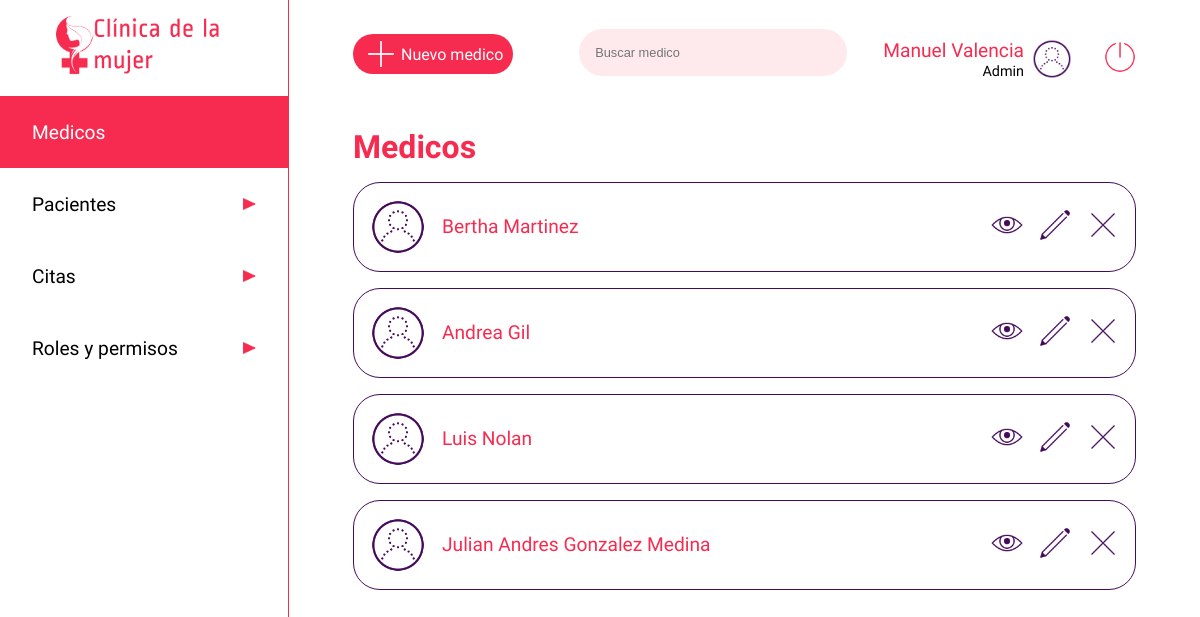
Before: /medico (signed in) with the older database file.
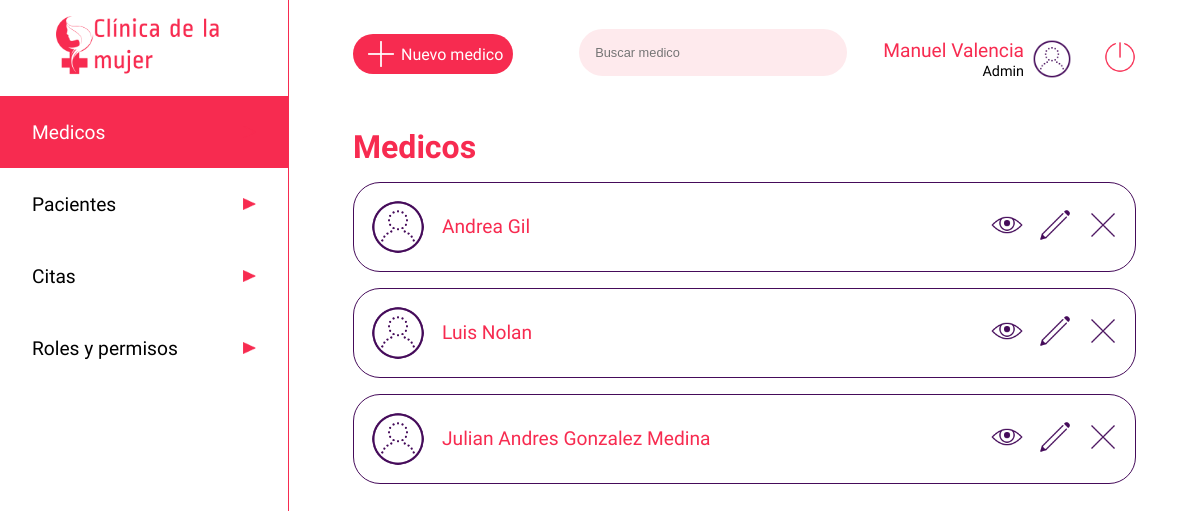
After: the same page with the newer database file.
### app.py (models this page shows, shortened)
class users(db.Model):
    __tablename__ = 'users'
    cedula = db.Column(db.Integer, primary_key=True)
    nombre=db.Column(db.String)
    apellido=db.Column(db.String)
    nacimiento=db.Column(db.String)
    eps=db.Column(db.String)
    email=db.Column(db.String, unique=True)
    telefono=db.Column(db.Integer)
    dir=db.Column(db.String)
    ciudad=db.Column(db.String)
    password=db.Column(db.String)
    rol =db.Column(db.String)
    especialidad = db.Column(db.String)
    estado = db.Column(db.Boolean)

### app.py (the view)
@app.route('/medico', methods=['GET'])
def medicouser():
    if 'usuarioIngresado' in session:
        medicos = users.query.filter_by(rol='medico')
        usuario = users.query.filter_by(cedula=int(session['usuarioIngresado'])).first()
        return render('medicos.html', listamedicos = medicos, row=usuario)
    else:
        return render('acceso-denegado.html')

### templates/medicos.html (shortened to what this page needs)
<!DOCTYPE html>
<html lang="es">
<head>
    <link rel="stylesheet" type="text/css" href="{{ url_for('static', filename='css/stylelist.css')}}">
</head>
<body>
    <header class="header">
        <a href="/dashboard" type="button" class="btn"><img src="{{ url_for('static', filename='images/iconoclinica.png')}}" class="logo" alt="Clinica de la mujer"></a>
        <nav>
            <ul class="menu">
                <li class="menuitems"><a href="/medico" class="menuselect"><span>Medicos</span><img src="{{ url_for('static', filename='images/triangulo.png')}}" class="flecha" alt=""></a></li>
                <li class="menuitems"><a href="/paciente" class="menulink"><span>Pacientes</span><img src="{{ url_for('static', filename='images/triangulo.png')}}" class="flecha" alt=""></a></li>
                <li class="menuitems"><a href="/listado-citas" class="menulink"><span>Citas</span><img src="{{ url_for('static', filename='images/triangulo.png')}}" class="flecha" alt=""></a></li>
                <li class="menuitems"><a href="/roles" class="menulink"><span>Roles y permisos</span><img src="{{ url_for('static', filename='images/triangulo.png')}}" class="flecha" alt=""></a></li>
            </ul>
        </nav>
    </header>
    <main class="main">
        <div class="searchuser2">
            <a href="/medico/new" class="newuser"><img src="{{ url_for('static', filename='images/plus_math_100px.png')}}"  class="profile" alt=""><span>Nuevo medico</span></a>
            <div>
                <input type="search" class="search" id="buscador" placeholder="Buscar medico">
                <div class="perfil">
                    <div>
                        <span class="nameuser">{{row.nombre}} {{row.apellido}}</span><br>
                        <span class="roluser">Admin</span>
                    </div>
                    <img src="{{ url_for('static', filename='images/test_account_100px.png')}}"  class="profile" alt="">
                    <a href="/logout" type="button" class="btn"><img src="{{ url_for('static', filename='images/off.png')}}" class="logout" alt="Cerrar sesion"></a>
                </div>
            </div>
        </div>
        <div class="cuerpo">
            <h1 class="titulo"><span style="color:#F72B50">Medicos</span></h1>
            <div>
                <ul id=tabla>
                    {% for data in listamedicos %}
                        {% if data.estado == 1 %}
                        <div class="contenedor_user" id=datos>
                            <div class="nom_img">
                                <img src="{{ url_for('static', filename='images/test_account_100px.png')}}" class="imgp" alt="">
                                <span class="nombre_user">{{data.nombre}} {{data.apellido}}</span>
                            </div>
                            <div class="contenedortbtn">
                                <a href="medico/{{data.cedula}}" ><img src="{{ url_for('static', filename='images/eye_100px.png')}}" class="btned" alt=""></a>
                                <a href="medico/{{data.cedula}}/editar"><img src="{{ url_for('static', filename='images/edit_100px.png')}}" class="btned" alt=""></a>
                                <a href="medico/{{data.cedula}}/eliminar"><img src="{{ url_for('static', filename='images/delete_100px.png')}}" class="btned" alt=""></a>
                            </div>
                        </div>
                        {% endif %}
                    {% endfor %}
                </ul>
            </div>
    </main>
</body>
</html>

### static/css/stylelist.css (style rules this page uses)
* { padding: 0; margin: 0; }
.btned { width: 2rem; }
body { display: flex; }
.cuerpo { margin-top: 3rem; width: 100%; }
.contenedor_user { padding: 1rem; display: flex; justify-content: space-between; border: 0.1rem solid #450B5A; border-radius: 1.6875rem; align-items: center; margin-bottom: 1rem; }
.contenedortbtn { display: flex; justify-content: space-between; width: 8rem; }
.flecha { width: 0.8rem; height: 0.8rem; }
.perfil { display: inline-flex; align-items: center; text-align: right; margin-left: 2rem; justify-content: flex-end; }
.header { margin:0; display: inline-block; width: 18rem; height: 100vh; border-color: #F72B50; justify-content: center; }
.imgp { width: 3.5rem; }
.logo { display: block; height: 4rem; margin: auto; padding: 1rem; }
.logout { height: 2rem; margin-left: 2rem; }
.main { width: calc(100% - 18rem); padding: 1.8rem 4rem; border-left: 0.1rem solid #F72B50; }
.menu { font-family: 'Average Sans', sans-serif; list-style: none; color: black; }
.menulink { display: inline-flex; font-size: 1.2rem; width: 14rem; height: 1.5rem; padding: 1.5rem 2rem; text-decoration: none; color: black; background-color: white; justify-content: space-between; align-items: center; margin: 0; }
.menuselect { display: inline-flex; font-size: 1.2rem; width: 14rem; height: 1.5rem; padding: 1.5rem 2rem; text-decoration: none; color: black; background-color: #F72B50; color: white; justify-content: space-between; align-items: center; margin: 0; }
.nombre_user { font-family: 'Average Sans', sans-serif; font-size: 1.2rem; color: #F72B50; margin-left: 1rem; }
.nom_img { display: flex; align-items: center; }
.nameuser { font-family: 'Ropa Sans', sans-serif; font-size: 1.2rem; color: #F72B50; }
.newuser { display: flex; width: 10rem; background: #F72B50; color: white; font-size: 1rem; font-family: 'Average Sans', sans-serif; border-radius: 1.6875rem; align-items: center; text-decoration: none; margin-right: 2rem; }
.roluser { font-family: 'Ropa Sans', sans-serif; font-size: 0.9rem; }
.profile { height: 2.5rem; margin-left: 0.5rem; }
.search { width: 16.75rem; padding: 1rem; background: #FEEAED; border: none; font-size: 0.8rem; color: black; border-radius: 1.6875rem; outline: none; }
.searchuser2 { display: flex; align-items: center; justify-content: space-between; width: 100%; }
.titulo { font-size: 2rem; font-family: 'Ropa Sans', sans-serif; margin-bottom: 1rem; }

Changed rows visible on the page:
no longer on this page (row edited): users: estado True (drawn), nombre "Bertha", apellido "Martinez"
